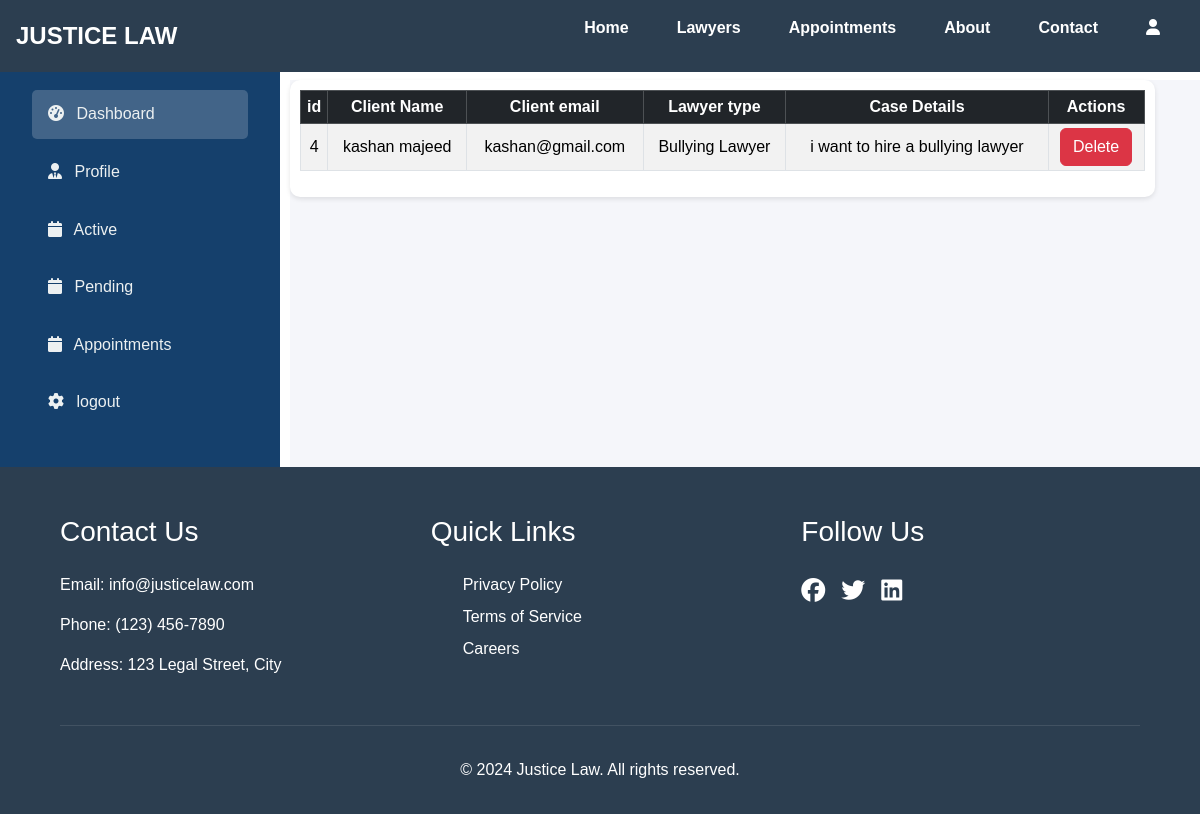
The app's page /lawyers-appointments.php (signed in), older data.
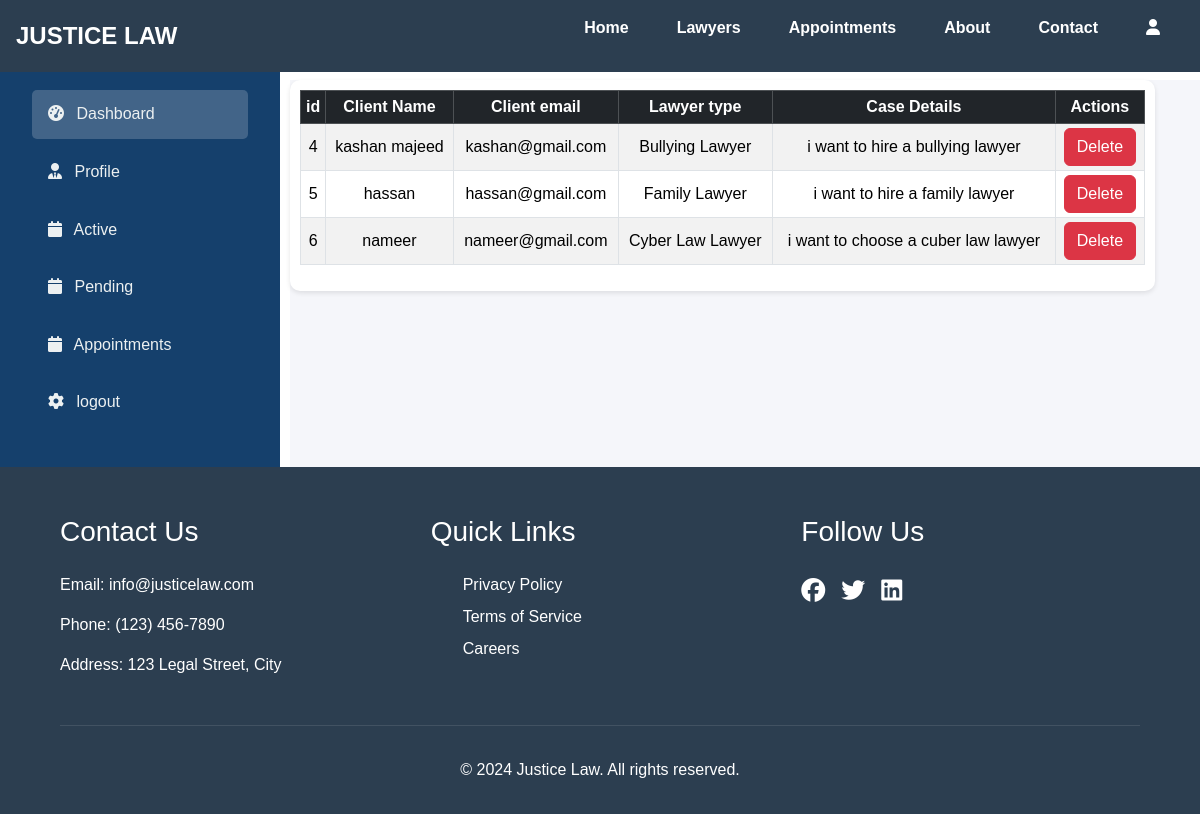
The same page, newer data.
### tables this page shows
CREATE TABLE `appointments` (
  `id` int(11) NOT NULL,
  `client_id` int(11) NOT NULL,
  `lawyer_id` int(11) NOT NULL,
  `name` varchar(55) NOT NULL,
  `email` varchar(55) NOT NULL,
  `password` int(11) NOT NULL,
  `lawyer_type` varchar(55) NOT NULL,
  `details` varchar(500) NOT NULL,
  `status` int(11) NOT NULL
);

### lawyers-appointments.php (the view, shortened to what this page needs)
<!DOCTYPE html>
<html lang="en">
<head>
  <link rel="stylesheet" href="navbar.css">
  <link href="https://cdn.jsdelivr.net/npm/bootstrap@5.3.2/dist/css/bootstrap.min.css" rel="stylesheet">
  <link href="https://cdnjs.cloudflare.com/ajax/libs/font-awesome/6.5.0/css/all.min.css" rel="stylesheet">
</head>
<body>
    <?php include 'navbar.php'?>
    <div class="d-flex flex-column flex-md-row" id="abbu">
        <div class="admin-sidebar">
            <h3 class="mb-4">VIP Admin</h3>
            <nav>
                <a href="lawyer-dashboard.php" class="nav-link active">
                    <i class="fas fa-tachometer-alt me-2"></i>
                    <span>Dashboard</span>
                </a>
                <a href="lawyer-profile.php" class="nav-link">
                    <i class="fas fa-user-tie me-2"></i>
                    <span>Profile</span>
                </a>
                <a href="lawyer-active.php" class="nav-link">
                    <i class="fas fa-calendar me-2"></i>
                    <span>Active</span>
                </a>
                <a href="lawyer-pending.php" class="nav-link">
                    <i class="fas fa-calendar me-2"></i>
                    <span>Pending</span>
                </a>
                <a href="lawyers-appointments.php" class="nav-link">
                    <i class="fas fa-calendar me-2"></i>
                    <span>Appointments</span>
                </a>
                <a href="lawyer-logout.php" class="nav-link">
                    <i class="fas fa-cog me-2"></i>
                    <span>logout</span>
                </a>
            </nav>
        </div>
        <div class="main-content">
                <div class="appointments-section">
                    <table class="table table-striped table-bordered table-hover table-responsive table-sm">
                        <thead class="table-dark text-center align-middle text-nowrap">
                            <tr>
                                <th>id</th>
                                <th>Client Name</th>
                                <th>Client email</th>
                                <th>Lawyer type</th>
                                <th>Case Details</th>
                                <th>Actions</th>
                            </tr>
                        </thead>
                            <tbody class="text-center align-middle">
                            <?php
                            include 'dbconnect.php';
                            $query= "SELECT * FROM appointments";
                            $result = mysqli_query($conn, $query);
                           ?>
                           <?php
                           while($row = mysqli_fetch_assoc($result)){
                               echo "<tr>";
                               echo "<td>".$row['id']."</td>";
                               echo "<td>".$row['name']."</td>";
                               echo "<td>".$row['email']."</td>";
                               echo "<td>".$row['lawyer_type']."</td>";
                               echo "<td>".$row['details']."</td>";
                               echo "<td>
                                       <button class='btn btn-danger'>Delete</button>
                                     </td>";
                               echo "</tr>";
                           }
                           ?>
                            </tbody>
                    </table>
                </div>
            </div>
        </div>
  <?php include 'footer.php'?>
</body>
</html>

Row changes from the older to the newer data that the page shows:
added appointments: id "5", name "hassan", email "hassan@gmail.com", lawyer_type "Family Lawyer", details "i want to hire a family lawyer"
added appointments: id "6", name "nameer", email "nameer@gmail.com", lawyer_type "Cyber Law Lawyer", details "i want to choose a cuber law lawyer"
